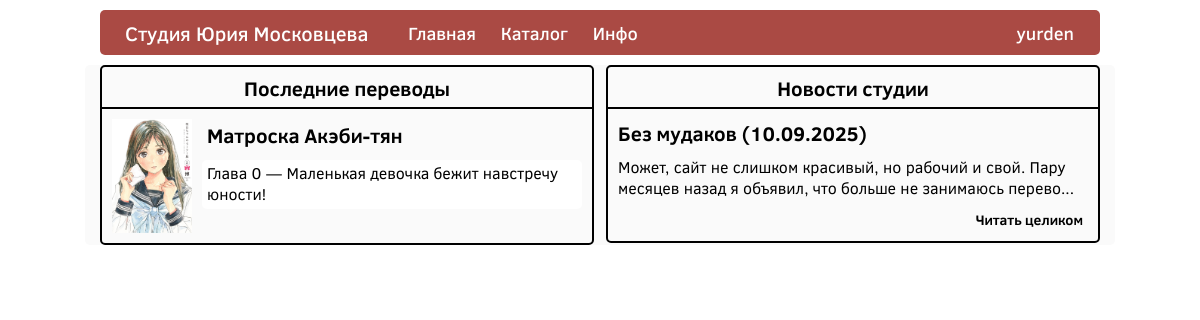
Before: /home/ (signed in) with the older database file.
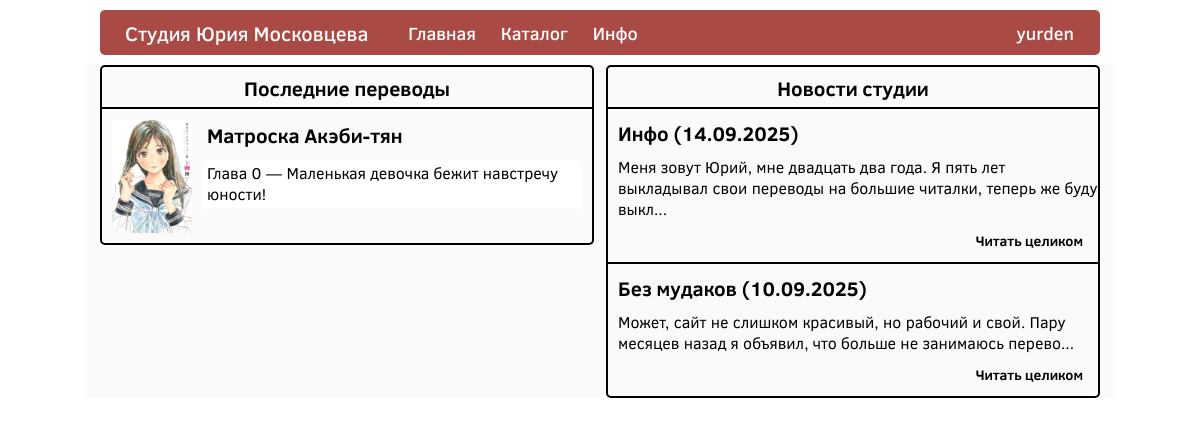
After: the same page with the newer database file.
### manga_section/models.py (models this page shows, shortened)
class Manga(models.Model):
    manga_name = models.CharField(max_length=150,
                                  verbose_name='Название')
    manga_slug = models.SlugField(max_length=200,
                                  verbose_name='SLUG-адрес',
                                  unique=True)
    genres = models.ManyToManyField(Genre,
                                    verbose_name='Жанр')
    authors = models.ManyToManyField(Author,
                                     verbose_name='Автор')
    description = models.TextField(verbose_name='Описание')

class Chapter(models.Model):
    volume = models.ForeignKey(Volume,
                              on_delete=models.CASCADE,
                              related_name='chapters',
                              verbose_name='Манга')
    ch_number = models.PositiveIntegerField(verbose_name='Номер')
    ch_name = models.CharField(max_length=100,
                               verbose_name='Название')
    add_date = models.DateTimeField(auto_now_add=True,
                                    verbose_name='Дата и время создания')
    def get_chapter_display(self):
        num = float(self.ch_number)
        if num.is_integer():
            return str(int(num))
        else:
            return str(num)

### post_section/models.py (models this page shows, shortened)
class Post(models.Model):
    post_name = models.CharField(max_length=150,
                                 verbose_name='Название')
    post_slug = models.SlugField(max_length=200,
                                 unique=True,
                                 verbose_name='SLUG-адрес')
    content = RichTextUploadingField(verbose_name='Содержание')
    add_date = models.DateTimeField(auto_now_add=True,
                                    verbose_name='Дата и время создания')
    view_count = models.PositiveIntegerField(default=0,
                                             editable=False,
                                             verbose_name='Счётчик просмотров')
    def get_short_content(self, max_length=115):
        content_no_images = re.sub(r'<img[^>]*>', '', self.content)
        content_no_nbsp = re.sub(r'&nbsp;', ' ', content_no_images)
        text_only = re.sub(r'<[^>]*>', '', content_no_nbsp)
        if len(text_only) > max_length:
            return text_only[:max_length] + '...'
        return text_only
    def get_short_content_safe(self, max_length=115):
        from django.utils.safestring import mark_safe
        return mark_safe(self.get_short_content(max_length))

### main_section/views.py (the view)
# urls.py: path('home/', main_section_views.main_page, name='home-page'),
def main_page(request):
    last_week = timezone.now() - timezone.timedelta(days=7)
    recent_chapters = Chapter.objects.filter(
        add_date__gte=last_week
    ).select_related(
        'volume__manga'
    ).prefetch_related(
        Prefetch('volume__manga__volumes',
                 queryset=Volume.objects.order_by('-vol_number'),
                 to_attr='latest_volumes')
    ).order_by('-add_date')
    recent_posts = Post.objects.filter(
        add_date__gte=last_week
    ).order_by('-add_date')
    manga_dict = {}
    for chapter in recent_chapters:
        manga = chapter.volume.manga
        if manga.id not in manga_dict:
            latest_volume = manga.volumes.order_by('-vol_number').first()
            cover = latest_volume.vol_cover if latest_volume else None
            manga_dict[manga.id] = {
                'manga': manga,
                'cover': cover,
                'chapters': []
            }
        manga_dict[manga.id]['chapters'].append(chapter)
    context = {
        'recent_manga': list(manga_dict.values()),
        'recent_post': recent_posts
    }
    return render(request, 'main_page.html', context)

### templates/main_page.html (shortened to what this page needs)
{% extends "top_panel.html" %}
{% load static %}
{% block content %}
    <link rel="stylesheet" href="{% static 'main_section/css/main_page.css' %}">
    <div class="main_container">
        <div class="updates_container">
            <div class="block_title">
                <h1>Последние переводы</h1>
            </div>
            <div class="block_container">
                {% for item in recent_manga %}
                    <div class="block">
                        <div class="block_img">
                            <img src={{ item.cover.url }}>
                        </div>
                        <div class="block_text">
                            <div class="block_info">
                                <a href="{% url 'manga-page' slug=item.manga.manga_slug %}">{{ item.manga.manga_name }}</a>
                            </div>
                            <div class="block_chapters">
                                {% for chapter in item.chapters %}
                                <div class="one_chapter">
                                    <a href="{% url 'chapter-page' manga_slug=item.manga.manga_slug ch_number=chapter.get_chapter_display %}">
                                        Глава {{ chapter.get_chapter_display }}
                                        {% if chapter.ch_name and chapter.ch_name.strip %}
                                             — {{ chapter.ch_name }}
                                        {% endif %}
                                    </a>
                                </div>
                                {% endfor %}
                            </div>
                        </div>
                    </div>
                {% endfor %}
            </div>
        </div>
        <div class="news_container">
            <div class="block_title">
                <h1>Новости студии</h1>
            </div>
            <div class="block_container">
                {% for post in recent_post %}
                    <div class="post_block">
                        <div class="post_block_title">
                            <h1>{{ post.post_name }} ({{ post.add_date|date:"d.m.Y" }})</h1>
                        </div>
                        <div class="post_block_content">
                            <p>{{ post.get_short_content_safe }}</p>
                        </div>
                        <div class="read_more">
                            <a href="{% url 'post-page' post_slug=post.post_slug %}">Читать целиком</a>
                        </div>
                    </div>
                {% endfor %}
            </div>
        </div>
    </div>
{% endblock %}

Changed rows visible on the page:
added Post: post_name "Инфо", add_date "14.09.2025", get_short_content_safe "Меня зовут Юрий, мне двадцать два года. Я пять лет выкладывал свои переводы на большие читалки, теперь же буду выкл..."
